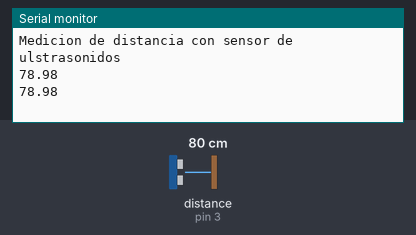
The sketch below on a simulated Arduino Uno, built with avr-gcc and run on an emulated ATmega328P. Shown: the last lines printed to the serial monitor. Wiring (inferred from the names in the program): ultrasonic range finder: trigger pin 2; echo pin 3. Inputs (shaded band) come from the test bench; at power-on: distance to the obstacle (sensor on pin 3) 80 cm. The echo pulse lasts 58.3 µs per cm.

Above: at 2.8 s.
2.9 s: distance to the obstacle (sensor on pin 3) set to 2 cm
At 3.4 s:
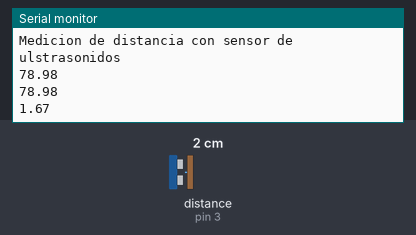
4.4 s: distance to the obstacle (sensor on pin 3) set to 4 cm
At 5.8 s:
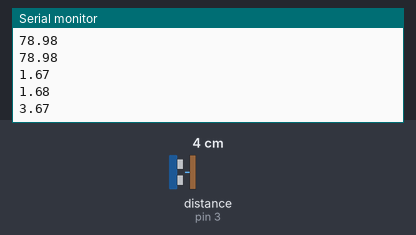
Timing chart, 0 to 7.4 s (numbered marks = the images above; inputs shaded):
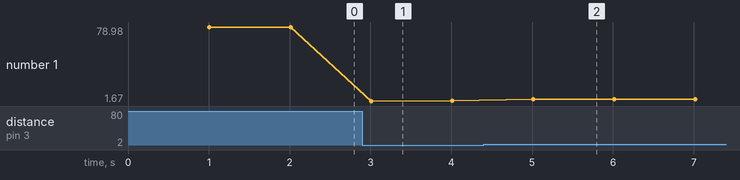

Measured:
- after the input at 2.9 s, the serial monitor: prints a new line after 0.11 s (image 1)
- after the input at 4.4 s, the serial monitor: prints a new line after 0.61 s (image 2)
- plotted number 1: 78.98 → 1.68 after the input at 2.9 s, 1.68 → 3.67 after the input at 4.4 s

The sketch:

distanciaultrasonidos.ino
```cpp
const int trigger=2;
const int echo=3;

int triggerState=0;

float distancia=0;
float t=0;


void setup() {
  Serial.begin(9600);
  pinMode(trigger, OUTPUT); //trigger lee y envia
  pinMode(echo, INPUT); //echo recibe la señal
  Serial.println("Medicion de distancia con sensor de ulstrasonidos");
}

void loop() {
  triggerState=digitalRead(trigger);
  delay(1000);
  digitalWrite(trigger, HIGH); //trigger recibe señal 1 -> sube
  delayMicroseconds(10); //delay en microsegundos
  digitalWrite(trigger, LOW);  //trigger recibe señal 0 ->baja
  t=pulseIn(echo, HIGH); //tiempo transcurrido desde el envio de la señal hasta su recepcion
  distancia= t/2 *0.034; // distancia -> velocidad sonido *tiempo/2 ya que hace ida y vuelta
  if(digitalRead(echo)==LOW){
    Serial.println(distancia); //se imprime la distancia
  }
}
```
